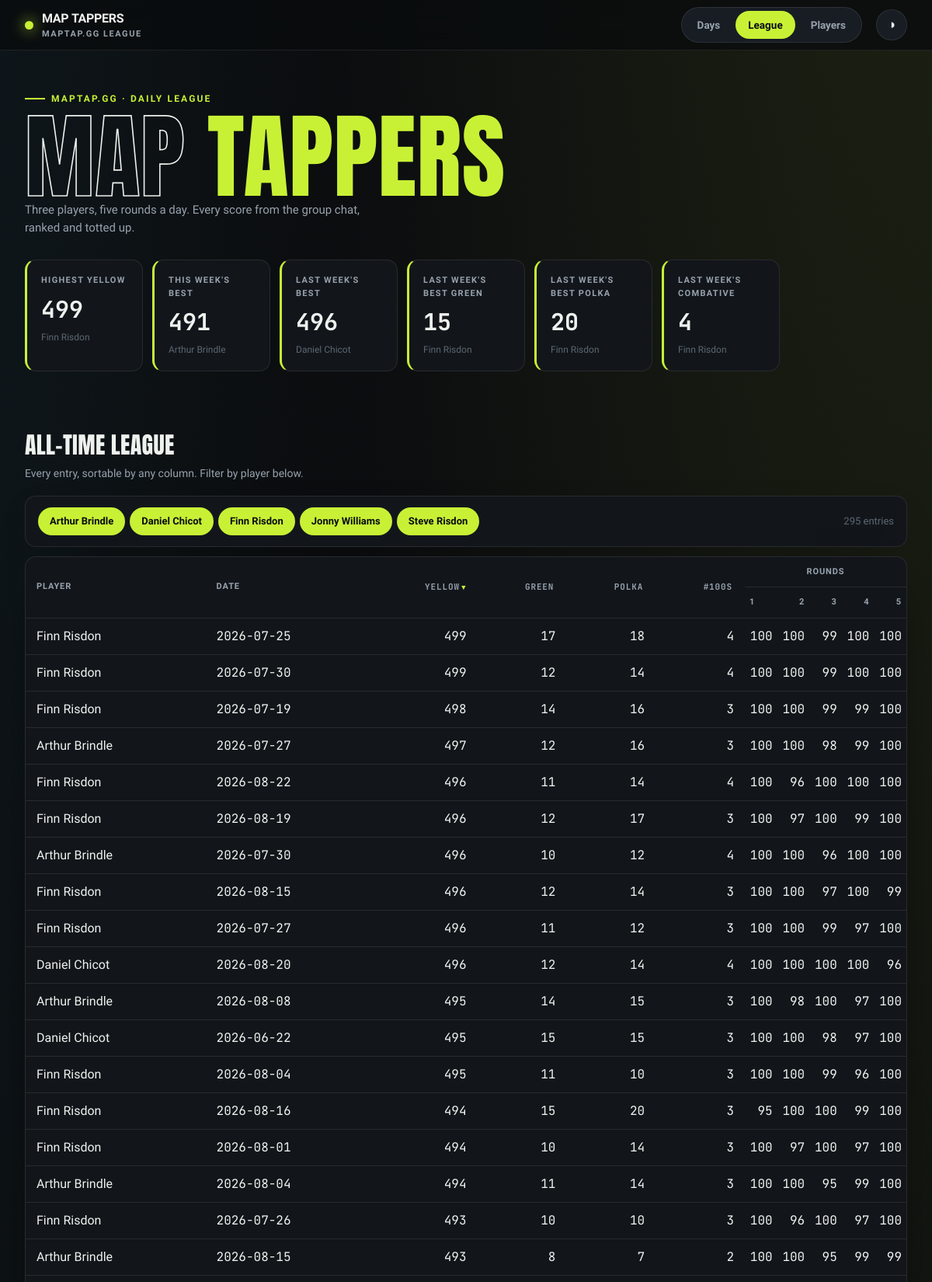
Page /league (upper part) on the committed database.
### tables this page shows
CREATE TABLE entries (
    id INTEGER PRIMARY KEY,
    player TEXT NOT NULL,
    game_date TEXT NOT NULL,
    maptap_score INTEGER NOT NULL,
    UNIQUE (player, game_date)
);

### src/maptap/app.py (the view)
@app.get("/league", response_class=HTMLResponse)
def league(request: Request):
    with closing(_conn()) as conn:
        context = {"entries": all_entries(conn), "stats": hero_stats(conn), "active": "league"}
    return templates.TemplateResponse(request, "index.html", context)

### src/maptap/templates/index.html (shortened to what this page needs)
{% extends "base.html" %}
{% block content %}
{% set player_names = entries | map(attribute='player') | unique | sort | list %}
<h2 class="section-head">All-time league</h2>
<p class="section-sub">Every entry, sortable by any column. Filter by player below.</p>
<div class="panel toolbar">
    <div class="chips">
        {% for name in player_names %}
        <button class="chip active" data-player="{{ name }}">{{ name }}</button>
        {% endfor %}
    </div>
    <span class="results-meta" id="resultsMeta">{{ entries | length }} entries</span>
</div>
<div class="panel table-card">
    <table id="league" data-sortable>
        <thead>
            <tr>
                <th class="txt" rowspan="2" data-sort="text">Player</th>
                <th class="txt" rowspan="2" data-sort="text">Date</th>
                <th class="num" rowspan="2" data-sort="number" data-sorted="desc">Yellow</th>
                <th class="num" rowspan="2" data-sort="number">Green</th>
                <th class="num" rowspan="2" data-sort="number">Polka</th>
                <th class="num" rowspan="2" data-sort="number">#100s</th>
                <th class="rounds-group" colspan="5">Rounds</th>
            </tr>
            <tr>
                <th class="round">1</th>
                <th class="round">2</th>
                <th class="round">3</th>
                <th class="round">4</th>
                <th class="round">5</th>
            </tr>
        </thead>
        <tbody>
            {% for e in entries %}
            <tr data-player="{{ e.player }}">
                <td class="txt">{{ e.player }}</td>
                <td class="txt num">{{ e.game_date }}</td>
                <td class="num">{{ e.cumulative }}</td>
                <td class="num">{{ e.green }}</td>
                <td class="num">{{ e.polka }}</td>
                <td class="num">{{ e.hundreds }}</td>
                {% for r in e.rounds %}<td class="round num">{{ r }}</td>{% endfor %}
            </tr>
            {% endfor %}
        </tbody>
    </table>
</div>
{% endblock %}

### src/maptap/templates/base.html (shortened to what this page needs)
<!DOCTYPE html>
<html lang="en-GB" data-theme="dark">
<head>
    <link rel="stylesheet" href="/static/styles.css">
</head>
<body>
    <nav class="nav">
        <div class="wrap nav-inner">
            <div class="brand">
                <span class="dot"></span>
                <span>MAP&nbsp;TAPPERS<small>maptap.gg league</small></span>
            </div>
            <div class="tabs">
                <a class="tab {{ 'active' if active == 'days' else '' }}" href="/days">Days</a>
                <a class="tab {{ 'active' if active == 'league' else '' }}" href="/league">League</a>
                <a class="tab {{ 'active' if active == 'players' else '' }}" href="/players">Players</a>
            </div>
            <button class="theme-btn" id="themeBtn" title="Toggle theme" aria-label="Toggle theme">◑</button>
        </div>
    </nav>
    <header class="hero">
        <div class="wrap">
            <span class="hero-tag">maptap.gg · daily league</span>
            <h1><span class="out">Map</span> <span class="em">Tappers</span></h1>
            <p class="hero-sub">Three players, five rounds a day. Every score from the group chat, ranked and totted up.</p>
            <div class="stat-row">
                <div class="stat">
                    <div class="label">Highest Yellow</div>
                    <div class="value">{{ stats.highest_cumulative if stats.highest_cumulative is not none else '—' }}</div>
                    <div class="sub">{{ stats.highest_cumulative_player or '—' }}</div>
                </div>
                <div class="stat">
                    <div class="label">This Week's Best</div>
                    <div class="value">{{ stats.week_best if stats.week_best is not none else '—' }}</div>
                    <div class="sub">{{ stats.week_best_player or 'no rides yet' }}</div>
                </div>
                <div class="stat">
                    <div class="label">Last Week's Best</div>
                    <div class="value">{{ stats.last_week_best if stats.last_week_best is not none else '—' }}</div>
                    <div class="sub">{{ stats.last_week_best_player or 'no rides' }}</div>
                </div>
                <div class="stat">
                    <div class="label">Last Week's Best Green</div>
                    <div class="value">{{ stats.last_week_best_green if stats.last_week_best_green is not none else '—' }}</div>
                    <div class="sub">{{ stats.last_week_best_green_player or 'no rides' }}</div>
                </div>
                <div class="stat">
                    <div class="label">Last Week's Best Polka</div>
                    <div class="value">{{ stats.last_week_best_polka if stats.last_week_best_polka is not none else '—' }}</div>
                    <div class="sub">{{ stats.last_week_best_polka_player or 'no rides' }}</div>
                </div>
                <div class="stat">
                    <div class="label">Last Week's Combative</div>
                    <div class="value">{{ stats.last_week_combative if stats.last_week_combative is not none else '—' }}</div>
                    <div class="sub">{{ stats.last_week_combative_player or 'no rides' }}</div>
                </div>
            </div>
        </div>
    </header>
    <main class="wrap">
        {% block content %}{% endblock %}
    </main>
</body>
</html>

### rows in the picture
entries: player "Finn Risdon", game_date "2026-07-25", cumulative "499", green "17", polka "18", hundreds "4", rounds "100" "100" "99" "100" "100"
entries: player "Arthur Brindle"
entries: player "Daniel Chicot", game_date "2026-08-20", cumulative "496", green "12", polka "14", hundreds "4", rounds "100" "100" "100" "100" "96"
entries: player "Finn Risdon", game_date "2026-08-16", cumulative "494", green "15", polka "20", hundreds "3", rounds "95" "100" "100" "99" "100"
entries: player "Arthur Brindle", game_date "2026-07-27", cumulative "497", green "12", polka "16", hundreds "3", rounds "100" "100" "98" "99" "100"
entries: player "Jonny Williams"
entries: player "Steve Risdon"
entries: player "Finn Risdon", game_date "2026-07-30", cumulative "499", green "12", polka "14", hundreds "4", rounds "100" "100" "99" "100" "100"
entries: player "Finn Risdon", game_date "2026-07-19", cumulative "498", green "14", polka "16", hundreds "3", rounds "100" "100" "99" "99" "100"
entries: player "Finn Risdon", game_date "2026-08-22", cumulative "496", green "11", polka "14", hundreds "4", rounds "100" "96" "100" "100" "100"
entries: player "Finn Risdon", game_date "2026-08-19", cumulative "496", green "12", polka "17", hundreds "3", rounds "100" "97" "100" "99" "100"
entries: player "Arthur Brindle", game_date "2026-07-30", cumulative "496", green "10", polka "12", hundreds "4", rounds "100" "100" "96" "100" "100"
entries: player "Finn Risdon", game_date "2026-08-15", cumulative "496", green "12", polka "14", hundreds "3", rounds "100" "100" "97" "100" "99"
entries: player "Finn Risdon", game_date "2026-07-27", cumulative "496", green "11", polka "12", hundreds "3", rounds "100" "100" "99" "97" "100"
entries: player "Arthur Brindle", game_date "2026-08-08", cumulative "495", green "14", polka "15", hundreds "3", rounds "100" "98" "100" "97" "100"
entries: player "Daniel Chicot", game_date "2026-06-22", cumulative "495", green "15", polka "15", hundreds "3", rounds "100" "100" "98" "97" "100"
entries: player "Finn Risdon", game_date "2026-08-04", cumulative "495", green "11", polka "10", hundreds "3", rounds "100" "100" "99" "96" "100"
entries: player "Finn Risdon", game_date "2026-08-01", cumulative "494", green "10", polka "14", hundreds "3", rounds "100" "97" "100" "97" "100"
entries: player "Arthur Brindle", game_date "2026-08-04", cumulative "494", green "11", polka "14", hundreds "3", rounds "100" "100" "95" "99" "100"
entries: player "Finn Risdon", game_date "2026-07-26", cumulative "493", green "10", polka "10", hundreds "3", rounds "100" "96" "100" "97" "100"
entries: player "Arthur Brindle", game_date "2026-08-15", cumulative "493", green "8", polka "7", hundreds "2", rounds "100" "100" "95" "99" "99"

### other values in the picture
{{ stats.week_best if stats.week_best is not none else '—' }} "491"
{{ stats.last_week_best if stats.last_week_best is not none else '—' }} "496"
{{ entries | length }} "295"
